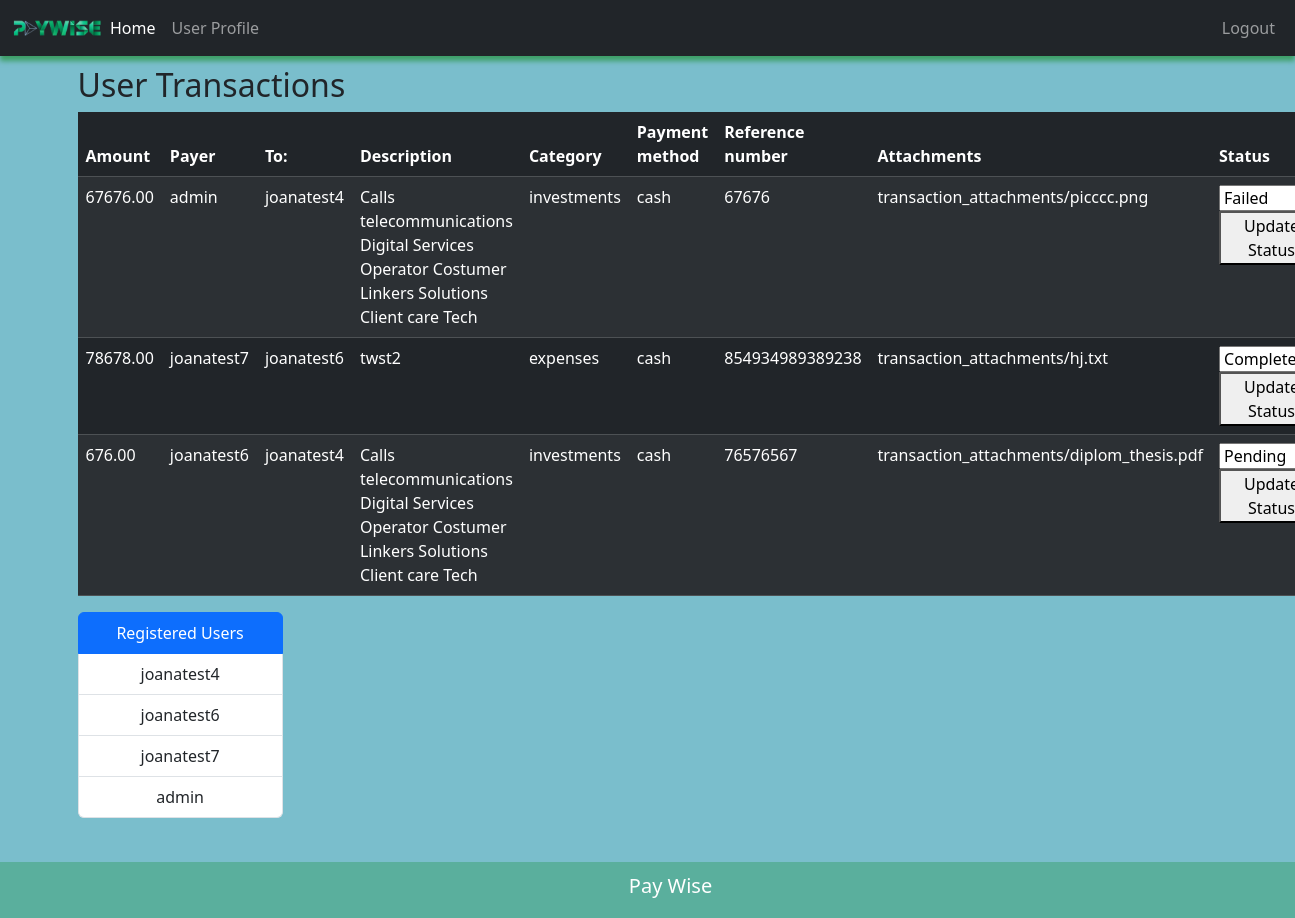
Screenshot of /dashboard/ (signed in) with the database file from the repository.
### accounts/models.py (models this page shows)
class Transaction(models.Model):
    amount=models.DecimalField(max_digits=10, decimal_places=2)
    date= models.DateField(auto_now_add=True)
    description=models.TextField()
    category=models.CharField(
        max_length=20,
        choices=[
            ('income', 'Income'),
            ('expenses', 'Expenses'),
            ('investments', 'Investments'),
            ('transfers', 'Transfers'),
        ]
    )
    status= models.CharField(
        max_length=20, default='Pending',
        choices=[
            ('Pending', 'Pending'),
            ('Completed', 'Completed'),
            ('Failed', 'Failed'),
        ]
    )
    user= models.ForeignKey(User, on_delete=models.SET_NULL, null=True)
    payee= models.ForeignKey(User, on_delete=models.SET_NULL, null=True, related_name='transaction_receiver')
    payment_method = models.CharField(max_length=50)
    reference_number=models.CharField(max_length=50)
    attachments = models.FileField(upload_to='transaction_attachments/')
    created_at = models.DateTimeField(auto_now_add=True, null=True)
    updated_at = models.DateTimeField(auto_now=True, null=True)

class User(AbstractBaseUser, PermissionsMixin):
    username = models.CharField(max_length=225, null=True, unique=True)
    first_name= models.CharField(max_length=225, null=True)
    last_name= models.CharField(max_length=225, null=True)
    email = models.CharField(max_length=225, null=True, unique=True)
    password=models.CharField(max_length=225, null=True)
    admin=models.IntegerField(default=0)
    profilepic= models.ImageField(upload_to='images/', default=default_profile_pic)
    created_at = models.DateTimeField(auto_now_add=True)
    updated_at = models.DateTimeField(auto_now=True)
    is_staff = models.BooleanField( default=False)
    is_active = models.BooleanField(default=False)
    is_superuser = models.BooleanField(default=False)
    objects=UserManager()
    REQUIRED_FIELDS=[]
    USERNAME_FIELD='username'
    def __str__(self) :
        return self.username

### accounts/views.py (the view)
# urls.py: path('dashboard/', views.dashboard, name='dashboard'),
@login_required
def dashboard(request):
    users = User.objects.all()
    transaction= Transaction.objects.all()
    status_choices = Transaction._meta.get_field('status').choices
    admin = 1 if request.user.is_staff else 0
    context={'users': users,
             'transaction':transaction,
             'status_choices':status_choices,
             'admin': admin,
             'user': request.user
             }
    return render(request, 'accounts/dashboard.html', context )

### accounts/templates/accounts/dashboard.html (shortened to what this page needs)
{% extends 'accounts/main.html' %}
{% block content %}
<h2>User Transactions</h2>
<table  class="table table-hover table-dark table-striped">
    <thead>
        <tr>
            <th>Amount</th>
            <th>Payer</th>
            <th>To:</th>
            <th>Description</th>
            <th>Category</th>
            <th>Payment method</th>
            <th>Reference number</th>
            <th>Attachments</th>
            <th>Status</th>
        </tr>
    </thead>
    <tbody>
        {% for t in transaction %}
        <tr>
            <td>{{ t.amount }}</td>
            <td>{{ t.user}} </td>
            <td>{{ t.payee}} </td>
            <td>{{ t.description }}</td>
            <td>{{ t.category }}</td>
            <td>{{ t.payment_method }}</td>
            <td>{{ t.reference_number }}</td>
            <td>{{ t.attachments }}</td>
            <td>
                    <select name="status" class="status-dropdown" data-transaction-id="{{ t.id }}">
                        {% for status_option in status_choices %}
                            <option value="{{ status_option.0 }}" {% if status_option.0 == t.status %}selected{% endif %}>
                                {{ status_option.1 }}
                            </option>
                        {% endfor %}
                    </select>
                    <button class="update-status-button" data-transaction-id="{{ t.id }}">Update Status</button>
            </td>
        </tr>
        {% endfor %}
    </tbody>
</table>
    <ul class="list-group active text-center" style="width: 18%;">
            <li class="list-group-item active">Registered Users</li>
        {% for user in users %}
            <li class="list-group-item">{{ user.username }} </li>
        {% endfor %}
    </ul>
{% endblock %}

### accounts/templates/accounts/main.html (style rules this page uses)
body { background:#7abecc; }

### rows the page displays
Transaction: amount "67676.00", user "admin", payee "joanatest4", description "Calls telecommunications Digital Services Operator Costumer Linkers Solutions Client care Tech", category "investments", payment_method "cash", reference_number "67676", attachments "transaction_attachments/picccc.png", status "Failed"
Transaction: amount "78678.00", user "joanatest7", payee "joanatest6", description "twst2", category "expenses", payment_method "cash", reference_number "854934989389238", attachments "transaction_attachments/hj.txt", status "Completed"
Transaction: amount "676.00", user "joanatest6", payee "joanatest4", description "Calls telecommunications Digital Services Operator Costumer Linkers Solutions Client care Tech", category "investments", payment_method "cash", reference_number "76576567", attachments "transaction_attachments/diplom_thesis.pdf", status "Pending"
User: username "joanatest4"
User: username "joanatest6"
User: username "joanatest7"
User: username "admin"
